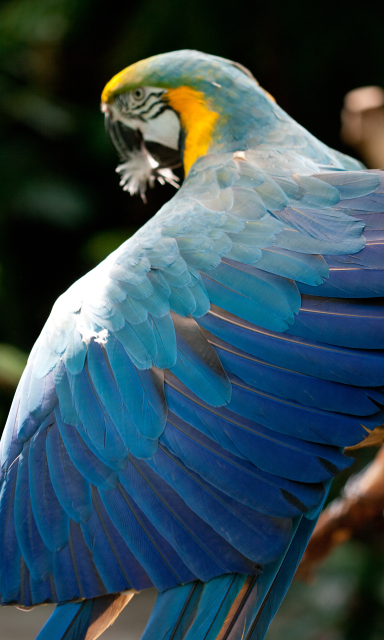
//> input picture vision_lab/rsrc/rgb.png, 768 x 1280 px, given in place of lena.jpg, which was not available (shown at 1/2 size)
$ ./main   (built with g++ and OpenCV 4)
//> lines starting //> are read from the running program, lines starting //| are printed output that depends on the picture; pictures that were not available may be replaced by others from this repository, and a replacement may not be noted
#include <iostream>
#include <opencv2/opencv.hpp>
#include <opencv2/imgproc.hpp>
#include <opencv2/imgcodecs.hpp>
#include <Halide.h>
#include <halide_image_io.h>

#include <VX/vx.h>
#include <VX/vx_compatibility.h>
//#include <vx_ext_opencv.h> <--------------------------- SIGSEGV!!!

using namespace Halide;

cv::Mat src; cv::Mat dst;
int MAX_KERNEL_LENGTH = 31;


// [164 lines left out: functions foo_halide, gaussian_blur_halide, not called in this run]


void gaussian_blur_opencv()
{
    src = cv::imread( "rsrc/lena.jpg", cv::IMREAD_COLOR );
//> src is the input picture: 1280 rows x 768 cols, CV_8UC3; mean B, G, R 86.9, 76.4, 52.7
    if (src.empty()) {
            std::cout <<" Error opening image\n";
            return;
        }

    cv::imwrite("original_image.png", src);

    dst = src.clone();
    for ( int i = 1; i < MAX_KERNEL_LENGTH; i = i + 2 ) {
            cv::blur( src, dst, cv::Size( i, i ), cv::Point(-1,-1) );
        }
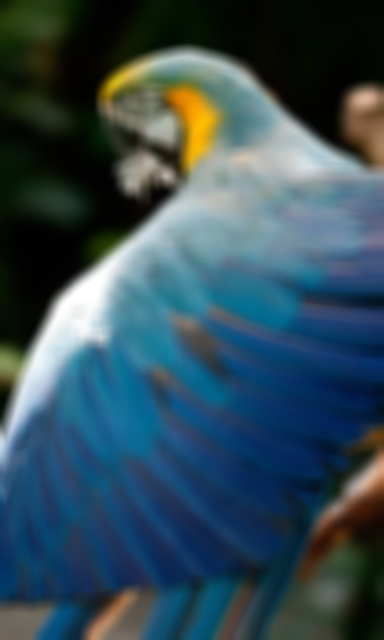
//> dst: 1280 rows x 768 cols, CV_8UC3 (shown at 1/2 size); mean B, G, R 86.8, 76.4, 52.7

    cv::imwrite("blur_image.png", dst);

    for ( int i = 1; i < MAX_KERNEL_LENGTH; i = i + 2 ) {
            cv::GaussianBlur( src, dst, cv::Size( i, i ), 0, 0 );
        }
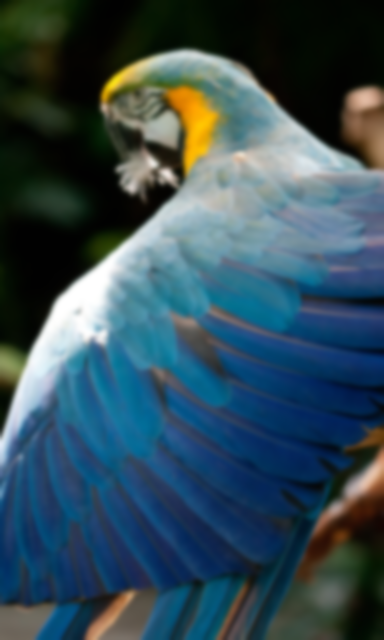
//> dst: 1280 rows x 768 cols, CV_8UC3 (shown at 1/2 size); mean B, G, R 86.8, 76.4, 52.7

    cv::imwrite("gaussian_blur_image.png", dst);

    for ( int i = 1; i < MAX_KERNEL_LENGTH; i = i + 2)
        {
            cv::medianBlur ( src, dst, i );
        }
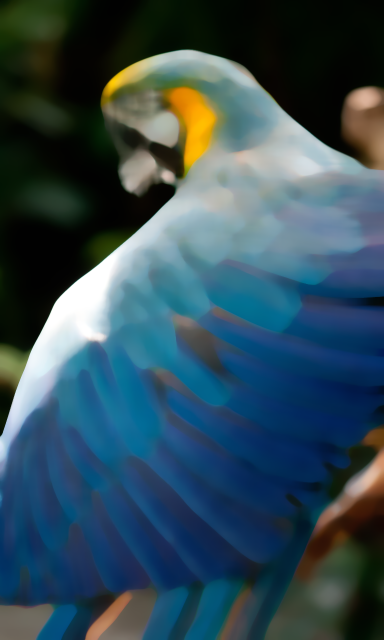
//> dst: 1280 rows x 768 cols, CV_8UC3 (shown at 1/2 size); mean B, G, R 86.9, 76, 51.4

    cv::imwrite("median_blur_image.png", dst);

    for ( int i = 1; i < MAX_KERNEL_LENGTH; i = i + 2 )
        {
            cv::bilateralFilter ( src, dst, i, i*2, i/2 );
        }

    cv::imwrite("bilateral_filter_image.png", dst);

    std::cout <<  "Done!\n";

    return;
}


// [13 lines left out: function main, not called in this run]

// added to run one function of the file
int main() { gaussian_blur_opencv(); }
